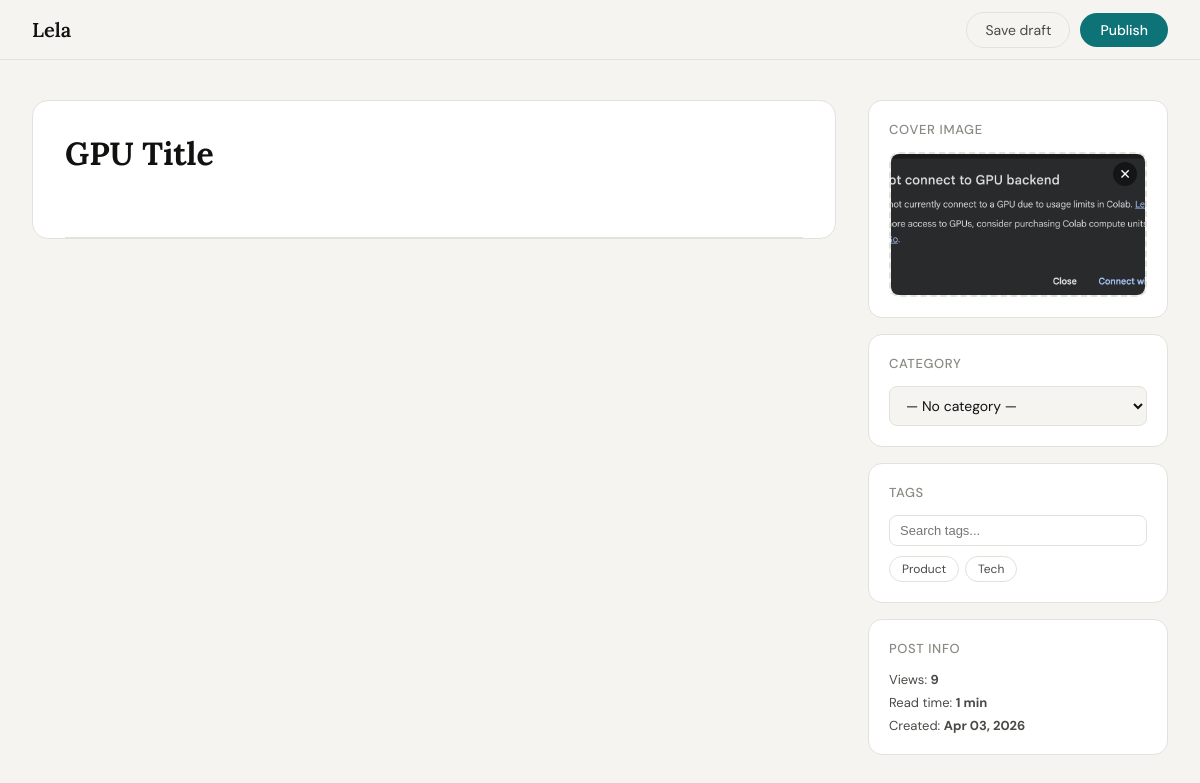
/edit/gpu-title/ (signed in), run on an earlier commit of the app's database.
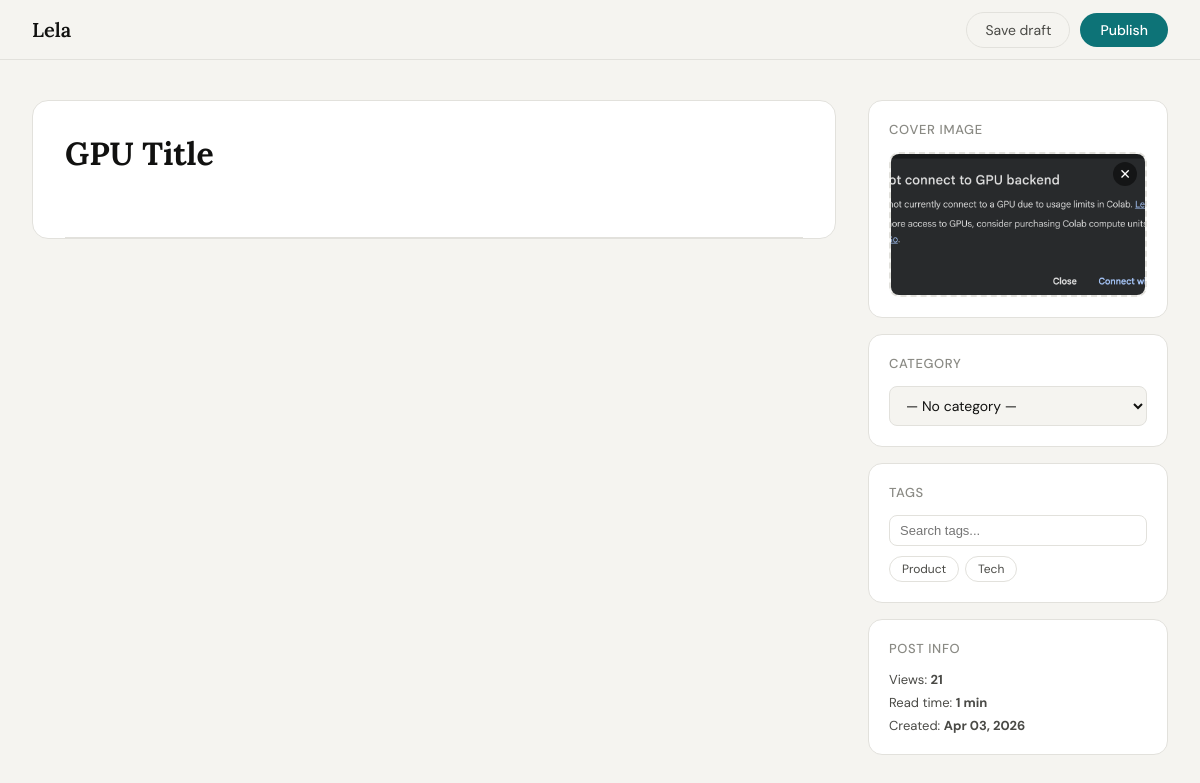
And on a later commit of the database.
### blog/models.py (models this page shows, shortened)
class Post(models.Model):
    STATUS_CHOICES = [
        ('draft',     'Draft'),
        ('published', 'Published'),
    ]
    title       = models.CharField(max_length=300)
    slug        = models.SlugField(unique=True, blank=True, max_length=320)
    body        = models.TextField()          # stores Quill HTML
    cover_image = models.ImageField(upload_to='covers/', blank=True, null=True)
    excerpt     = models.TextField(max_length=300, blank=True)
    author      = models.ForeignKey(
        User,
        on_delete=models.CASCADE,
        related_name='posts'
    )
    category    = models.ForeignKey(
        Category,
        on_delete=models.SET_NULL,
        null=True, blank=True,
        related_name='posts'
    )
    tags        = models.ManyToManyField(Tag, blank=True, related_name='posts')
    status      = models.CharField(max_length=10, choices=STATUS_CHOICES, default='draft')
    views       = models.PositiveIntegerField(default=0)
    read_time   = models.PositiveIntegerField(default=1)  # minutes
    created_at  = models.DateTimeField(auto_now_add=True)
    updated_at  = models.DateTimeField(auto_now=True)
    class Meta:
        ordering = ['-created_at']

### blog/views.py (the view, shortened to what this page needs)
# urls.py: path('edit/<slug:slug>/', views.post_edit, name='post_edit'),
@login_required
def post_edit(request, slug):
    post = get_object_or_404(Post, slug=slug, author=request.user)
    categories = Category.objects.all()
    tags       = Tag.objects.all()
    return render(request, 'blog/post_form.html', {
        'post':        post,
        'categories':  categories,
        'tags':        tags,
        'mode':        'edit',
        'post_tags':   list(post.tags.values_list('id', flat=True)),
    })

### blog/templates/blog/post_form.html (shortened to what this page needs)
{% load static %}
<!doctype html>
<html lang="en">
  <head>
    <link
      href="https://cdnjs.cloudflare.com/ajax/libs/quill/1.3.7/quill.snow.min.css"
      rel="stylesheet"
    />
    <link rel="stylesheet" href="{% static 'blog/css/post_form.css' %}" />
  </head>
  <body>
    <div class="topbar">
      <a class="topbar-logo" href="{% url 'home' %}">Lela</a>
      <div class="topbar-actions">
        <button class="btn-draft" onclick="submitForm('draft')">
          Save draft
        </button>
        <button class="btn-publish" onclick="submitForm('published')">
          Publish
        </button>
      </div>
    </div>
    <form id="post-form" method="POST" enctype="multipart/form-data">
      <div class="editor-layout">
        <div class="editor-main">
          <textarea
            class="title-input"
            name="title"
            placeholder="Your story title..."
            rows="2"
            oninput="autoResize(this)"
          >
{% if post %}{{ post.title }}{% endif %}</textarea
          >
          <div class="title-divider"></div>
        </div>
        <div class="editor-side">
          <div class="side-card">
            <p class="side-card-title">Cover Image</p>
            <label class="cover-upload" id="cover-label">
              <p>Click to upload cover image</p>
              {% if post and post.cover_image %}
              <img
                class="cover-preview"
                id="cover-preview"
                src="{{ post.cover_image.url }}"
                style="display: block"
              />
              <button
                class="cover-remove"
                id="cover-remove"
                style="display: flex"
                type="button"
                onclick="removeCover(event)"
              >
                ✕
              </button>
              {% endif %}
            </label>
          </div>
          <div class="side-card">
            <p class="side-card-title">Category</p>
            <select class="side-select" name="category">
              <option value="">— No category —</option>
            </select>
          </div>
          <div class="side-card">
            <p class="side-card-title">Tags</p>
            <input
              type="text"
              id="tag-search"
              placeholder="Search tags..."
              oninput="filterTags(this.value)"
              style="
                width: 100%;
                border: 1px solid var(--border);
                border-radius: 8px;
                padding: 7px 10px;
                font-size: 13px;
                margin-bottom: 10px;
                outline: none;
              "
            />
            <div class="tags-grid">
              {% for tag in tags %}
              <label class="tag-label" for="tag-{{ tag.id }}"
                >{{ tag.name }}</label
              >
              {% endfor %}
            </div>
          </div>
          {% if mode == 'edit' and post %}
          <div class="side-card">
            <p class="side-card-title">Post Info</p>
            <p
              style="font-size: 13px; color: var(--text-2); margin-bottom: 6px"
            >
              Views: <strong>{{ post.views }}</strong>
            </p>
            <p
              style="font-size: 13px; color: var(--text-2); margin-bottom: 6px"
            >
              Read time: <strong>{{ post.read_time }} min</strong>
            </p>
            <p style="font-size: 13px; color: var(--text-2)">
              Created: <strong>{{ post.created_at|date:"M d, Y" }}</strong>
            </p>
          </div>
          {% endif %}
        </div>
      </div>
    </form>
  </body>
</html>

What changed in the data, as far as the page shows it:
changed Post "GPU Title": views "9" → "21"
